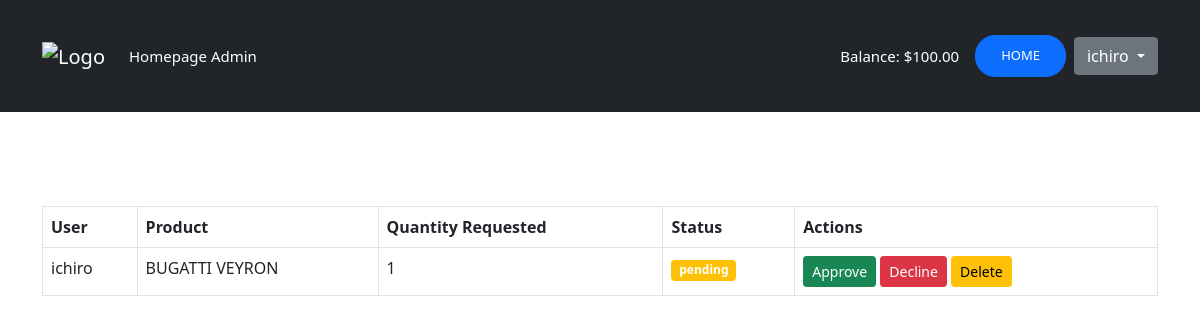
Before: /requested_inventory/all-products-request/ (signed in) with the older database file.
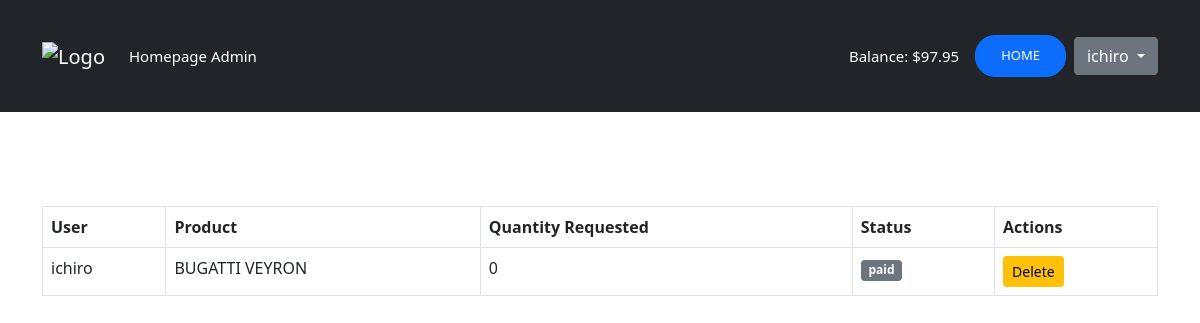
After: the same page with the newer database file.
### myapp/models.py (models this page shows, shortened)
class UserProfile(models.Model):
    user = models.OneToOneField(User, on_delete=models.CASCADE)
    company_name = models.CharField(max_length=255)
    full_name = models.CharField(max_length=255)
    mobile_number = models.CharField(max_length=15)
    business_title = models.CharField(max_length=255)
    balance = models.DecimalField(max_digits=10, decimal_places=2, default=0.00)  # Add this line

### requested_inventory/models.py (models this page shows, shortened)
class ProductRequest(models.Model):
    STATUS_CHOICES = [
        ('pending', 'Pending'),
        ('approved', 'Approved'),
        ('declined', 'Declined'),
        ('paid', 'Paid'),  # Add the 'paid' status here
    ]
    user = models.ForeignKey(User, on_delete=models.CASCADE)
    product = models.ForeignKey(Product, on_delete=models.CASCADE)  # Use the defined Product model
    quantity_requested = models.IntegerField()
    status = models.CharField(max_length=10, choices=STATUS_CHOICES, default='pending')
    created_at = models.DateTimeField(auto_now_add=True)

class Product(models.Model):
    name = models.CharField(max_length=255)
    sku = models.CharField(max_length=100, unique=True)
    description = models.TextField(blank=True, null=True)
    price = models.DecimalField(max_digits=10, decimal_places=2)
    quantity = models.IntegerField(default=0)  # Track available stock
    image = models.ImageField(upload_to='media/product_images/', blank=True, null=True)  # Updated path for image

### requested_inventory/views.py (the view)
# urls.py: path('all-products-request/', all_product_requests, name='all_products_request'),
@login_required
def all_product_requests(request):
    requested_products = ProductRequest.objects.all()  # Or filter based on the user
    return render(request, 'inventory/all_product_requests.html', {'requested_products': requested_products})

### templates/inventory/all_product_requests.html (shortened to what this page needs)
{% extends 'users/base.html' %}
{% load static %}
{% block content %}
<div class="container mt-5">
    <h2>All Product Requests</h2>
    <table class="table table-bordered">
        <thead>
            <tr>
                <th>User</th>
                <th>Product</th>
                <th>Quantity Requested</th>
                <th>Status</th>
                <th>Actions</th>
            </tr>
        </thead>
        <tbody>
            {% for request in requested_products %}
                <tr>
                    <td>{{ request.user.username }}</td>
                    <td>{{ request.product.name }}</td>
                    <td>{{ request.quantity_requested }}</td>
                    <td>
                        {% if request.status == 'pending' %}
                            <span class="badge bg-warning">{{ request.status }}</span>
                        {% else %}
                            <span class="badge bg-secondary">{{ request.status }}</span>
                        {% endif %}
                    </td>
                    <td>
                        {% if request.status == 'pending' %}
                            <form action="{% url 'approve_request' request.id %}" method="POST" style="display:inline;">
                                <button type="submit" class="btn btn-success btn-sm">Approve</button>
                            </form>
                            <form action="{% url 'decline_request' request.id %}" method="POST" style="display:inline;">
                                <button type="submit" class="btn btn-danger btn-sm">Decline</button>
                            </form>
                        {% endif %}
                        <form action="{% url 'delete_product_request' request.id %}" method="POST" style="display:inline;">
                            <button type="submit" class="btn btn-warning btn-sm" onclick="return confirm('Are you sure you want to delete this request?');">Delete</button>
                        </form>
                    </td>
                </tr>
            {% empty %}
                <tr>
                    <td colspan="5">No product requests available.</td>
                </tr>
            {% endfor %}
        </tbody>
    </table>
</div>
{% endblock %}

### templates/users/base.html (shortened to what this page needs)
<!doctype html>
{% load static %}
<html lang="en">
<head>
    <link rel="stylesheet" href="{% static 'users/css/main.css' %}" type="text/css">
    <link href="https://cdn.jsdelivr.net/npm/bootstrap@5.0.0-beta3/dist/css/bootstrap.min.css" rel="stylesheet">
</head>
<body id="bg" style="background-image: url({% static 'users/images/bg.png' %});">
<nav class="navbar navbar-expand-lg navbar-dark bg-dark" id="main-navbar">
    <div class="container">
        <a class="navbar-brand" href="{% url 'home' %}"><img src="{% static 'images/in-logo-1.svg' %}" alt="Logo"></a>
        <div class="collapse navbar-collapse" id="navbarNavAltMarkup">
            <div class="navbar-nav">
                {% if user.is_superuser %}
                    <a class="nav-link active cool-font" aria-current="page" href="#">Homepage Admin</a>
                {% else %}
                    <a class="nav-link active" aria-current="page" href="#">Homepage</a>
                {% endif %}
            </div>
            <div class="d-flex align-items-center ms-auto" id="authstyle">
                {% if user.is_authenticated %}
                    {% with user_profile=user.userprofile %}
                        <span class="text-white me-3">Balance: ${{ user_profile.balance }}</span>
                    {% endwith %}
                    <a href="{% url 'homepage' %}" class="btn btn-primary me-2" id="header-links">Home</a>
                    <div class="dropdown">
                        <button class="btn btn-secondary dropdown-toggle" type="button" id="dropdownMenuButton" data-bs-toggle="dropdown" aria-expanded="false">
                            {{ user.username }}
                        </button>
                    </div>
                {% else %}
                    <a href="{% url 'register' %}" class="btn btn-primary me-2" id="header-links">Create Account</a>
                    <a href="{% url 'login' %}" class="btn btn-primary" id="header-links">Log In</a>
                {% endif %}
            </div>
        </div>
    </div>
</nav>
<div>
    {% block content %}{% endblock content %}
</div>
</body>
</html>

Changed rows visible on the page:
changed UserProfile: balance "100.00" → "97.95"
changed ProductRequest "ichiro": quantity_requested "1" → "0"; status "pending" → "paid"
